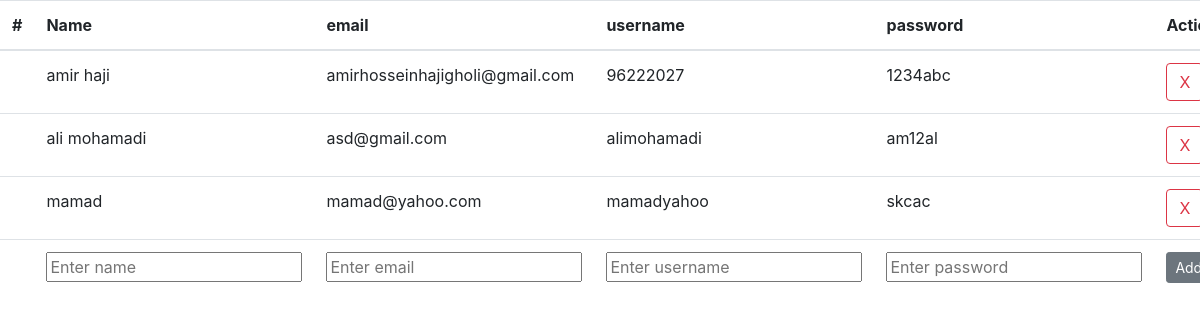
Page /costumers/ on the committed database.
### app/models.py (models this page shows)
class Costumer(models.Model):
    Cname = models.CharField(max_length=32)
    username = models.CharField(max_length=32)
    email = models.CharField(max_length=32)
    password = models.CharField(max_length=32)

### app/views.py (the view, shortened to what this page needs)
# urls.py: path('costumers/' ,  Costumerr.as_view()),
class Costumerr(TemplateView):
    template_name = 'Costumers.html'
    def get_context_data(self, *args, **kwargs):
        context = super().get_context_data(*args, **kwargs)
        context['costumers'] =  Costumer.objects.all()
        return context

### app/templates/Costumers.html (shortened to what this page needs)
<!DOCTYPE html>
<html lang="en">
<head>
    <link rel="stylesheet" href="https://maxcdn.bootstrapcdn.com/bootstrap/4.0.0/css/bootstrap.min.css">
</head>
<body>
    <table class="table">
        <thead>
          <tr>
            <th scope="col">#</th>
            <th scope="col">Name</th>
            <th scope="col">email</th>
            <th scope="col">username</th>
            <th scope="col">password</th>
            <th scope="col">Action</th>
          </tr>
        </thead>
        <tbody>
          <tr>
              {% for costumer in costumers %}
              <tr>
                <th scope="row"></th>
                <td>{{ costumer.Cname }}</td>
                <td>{{ costumer.email }}</td>
                <td>{{ costumer.username }}</td>
                <td>{{ costumer.password }}</td>
                <td>
                    <form method="POST">
                        <input type="submit" class="btn btn-outline-danger" value="X">
                    </form>
                </td>
              </tr>
              {% endfor %}
              <tr>
                <form method="POST">
                  <th scope="row"></th>
                  <td>
                    <input type="text" name="Cname" placeholder="Enter name">
                  </td>
                  <td>
                    <input type="email" name="email" placeholder="Enter email">
                  </td>
                  <td>
                    <input type="text" name="username" placeholder="Enter username">
                  </td>
                  <td>
                    <input type="text" name="password" placeholder="Enter password">
                  </td>
                  <td>
                    <input type="submit" class="btn btn-secondary btn-sm" value="Add">
                  </td>
              </form>
              </tr>
        </tbody>
      </table>
</body>
</html>

### rows in the picture
Costumer: Cname "amir haji", email "amirhosseinhajigholi@gmail.com", username "96222027", password "1234abc"
Costumer: Cname "ali mohamadi", email "asd@gmail.com", username "alimohamadi", password "am12al"
Costumer: Cname "mamad", email "mamad@yahoo.com", username "mamadyahoo", password "skcac"
